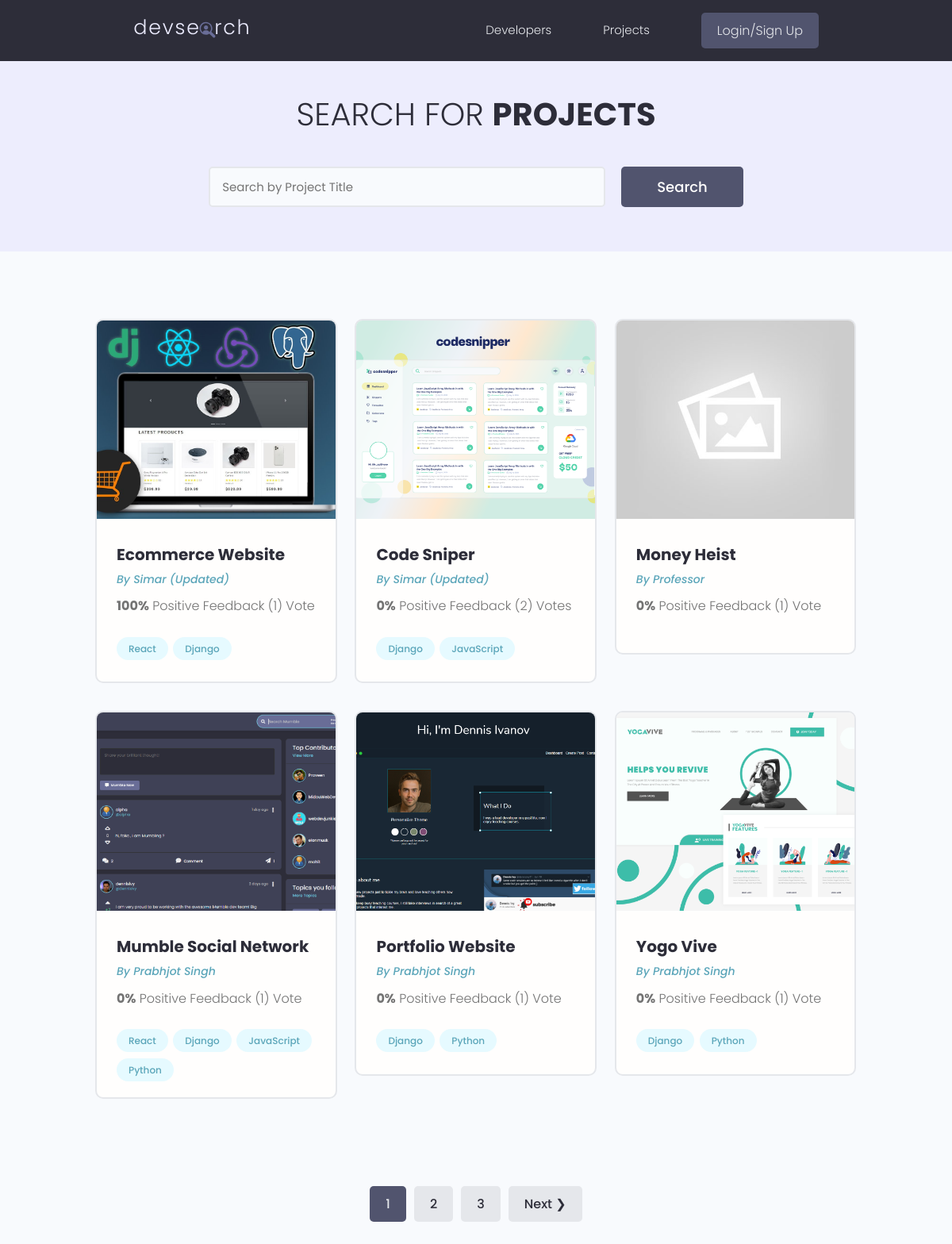
/projects/, run on the app's committed database.
### projects/models.py (models this page shows, shortened)
class Project(models.Model):
    owner=models.ForeignKey(Profile, null=True, blank=True, on_delete=models.CASCADE)
    title = models.CharField(max_length=200)
    description = models.TextField(null=True, blank=True)
    featured_image=models.ImageField(null=True, blank=True, default="default.jpg" )
    demo_link = models.CharField(max_length=2000, null=True, blank=True)
    source_link = models.CharField(max_length=2000, null=True, blank=True)
    tags = models.ManyToManyField('Tag', blank=True)
    vote_total = models.IntegerField(default=0, null=True, blank=True)
    vote_ratio = models.IntegerField(default=0, null=True, blank=True)
    created = models.DateTimeField(auto_now_add=True)
    id = models.UUIDField(default=uuid.uuid4, unique=True,
                          primary_key=True, editable=False)
    class Meta:
        ordering=['-vote_ratio', '-vote_total', 'title']
    @property
    def imageURL(self):
        try:
            url=self.featured_image.url
        except:
            url=''
        return url

class Tag(models.Model):
    name = models.CharField(max_length=200)
    created = models.DateTimeField(auto_now_add=True)
    id = models.UUIDField(default=uuid.uuid4, unique=True,
                          primary_key=True, editable=False)
    def __str__(self):
        return self.name

### users/models.py (models this page shows, shortened)
class Profile(models.Model):
    user=models.OneToOneField(User, on_delete=models.CASCADE, null=True, blank=True)
    name=models.CharField(max_length=200, blank=True, null=True)
    email=models.EmailField(max_length=500, blank=True, null=True)
    username=models.CharField(max_length=200, blank=True, null=True)
    location=models.CharField(max_length=200, blank=True, null=True)
    short_intro=models.CharField(max_length=200, blank=True, null=True)
    bio=models.TextField(blank=True, null=True)
    profile_image=models.ImageField(
        null=True, blank=True, upload_to='profiles/', default="profiles/user-default.png")
    social_github=models.CharField(max_length=200, blank=True, null=True)
    social_twitter=models.CharField(max_length=200, blank=True, null=True)
    social_linkedin=models.CharField(max_length=200, blank=True, null=True)
    social_youtube=models.CharField(max_length=200, blank=True, null=True)
    social_website=models.CharField(max_length=200, blank=True, null=True)
    created = models.DateTimeField(auto_now_add=True)
    id = models.UUIDField(default=uuid.uuid4, unique=True,
                          primary_key=True, editable=False)
    class Meta:
        ordering=['created']

### projects/views.py (the view)
# urls.py: path('projects/', views.getProjects),
def projects(request):
    projects, search_query=searchProjects(request)
    custom_range, projects= paginateProjects(request, projects, 6)
    context={'projects': projects, 'search_query':search_query, 'custom_range':custom_range}
    return render(request, 'projects/projects.html', context)

### projects/utils.py (called while the page is built)
def paginateProjects(request, projects, results):
    page=request.GET.get('page')
    paginator=Paginator(projects, results)
    try:
        projects=paginator.page(page)
    except PageNotAnInteger:
        page=1
        projects=paginator.page(page)
    except EmptyPage:
        page=paginator.num_pages
        projects=paginator.page(page)
    leftIndex=(int(page)-4)
    if leftIndex<1:
        leftIndex=1
    rightIndex=(int(page)+5)
    if rightIndex>paginator.num_pages:
        rightIndex=paginator.num_pages + 1
    custom_range=range(leftIndex, rightIndex)
    return custom_range, projects

def searchProjects(request):
    search_query=''
    if request.GET.get('search_query'):
        search_query=request.GET.get('search_query')
    tags=Tag.objects.filter(name__icontains=search_query)
    projects=Project.objects.distinct().filter(
        Q(title__icontains=search_query) |
        Q(description__icontains=search_query) |
        Q(owner__name__icontains=search_query) |
        Q(tags__in=tags)
    )
    return projects, search_query

### projects/templates/projects/projects.html (shortened to what this page needs)
{% extends 'main.html' %}
{% block content %}
<main class="projects">
  <section class="hero-section text-center">
    <div class="container container--narrow">
      <div class="hero-section__box">
        <h2>Search for <span>Projects</span></h2>
      </div>
      <div class="hero-section__search">
        <form id="searchForm" class="form" action="{% url 'projects' %}" method="get">
          <div class="form__field">
            <input class="input input--text" id="formInput#search" type="text" name="search_query"
              placeholder="Search by Project Title" value="{{search_query}}" />
          </div>
          <input class="btn btn--sub btn--lg" type="submit" value="Search" />
        </form>
      </div>
    </div>
  </section>
  <section class="projectsList">
    <div class="container">
      <div class="grid grid--three">
        {% for project in projects %}
        <div class="column">
          <div class="card project">
            <a href="{% url 'project' project.id %}" class="project">
              <img class="project__thumbnail" src="{{project.imageURL}}" alt="project thumbnail" />
              <div class="card__body">
                <h3 class="project__title">
                  {{project.title}}
                </h3>
                <p>
                  <a class="project__author" href="{% url 'user-profile' project.owner.id %}">By
                    {{project.owner.name}}</a>
                </p>
                <p class="project--rating">
                  <span style="font-weight: bold">{{project.vote_ratio}}%</span> Positive Feedback
                  ({{project.vote_total}}) Vote{{project.vote_total|pluralize:"s"}}
                </p>
                <div class="project__tags">
                  {% for tag in project.tags.all %}
                  <span class="tag tag--pill tag--main">
                    <small>{{tag}}</small>
                  </span>
                  {% endfor %}
                </div>
              </div>
            </a>
          </div>
        </div>
        {% endfor %}
      </div>
    </div>
  </section>
  {% include 'pagination.html' with queryset=projects custom_range=custom_range %}
</main>
{% endblock content %}

### templates/main.html (shortened to what this page needs)
<!DOCTYPE html>
{% load static %}
<html lang="en">
<head>
    <link rel="stylesheet" href="https://cdn.iconmonstr.com/1.3.0/css/iconmonstr-iconic-font.min.css" />
    <link rel="stylesheet" href="{% static 'uikit/styles/uikit.css' %}" />
    <link rel="stylesheet" href="{% static 'styles/app.css' %}" />
</head>
<body>
    {% include 'navbar.html' %}
    {% block content %}
    {% endblock content %}
</body>
</html>

### templates/navbar.html (shortened to what this page needs)
{% load static %}
  <header class="header">
    <div class="container container--narrow">
      <a href="{% url 'profiles' %}" class="header__logo">
        <img src="{% static 'images/logo.svg' %}" alt="DevSearch Logo" />
      </a>
      <nav class="header__nav">
        <ul class="header__menu">
          <li class="header__menuItem"><a href="{% url 'profiles' %}">Developers</a></li>
          <li class="header__menuItem"><a href="{% url 'projects' %}">Projects</a></li>
          {% if request.user.is_authenticated %}
          <li class="header__menuItem"><a href="{% url 'inbox' %}">Inbox</a></li>
          <li class="header__menuItem"><a href="{% url 'account' %}" class="btn btn--sub">Account</a></li>
          <li class="header__menuItem"><a href="{% url 'logout' %}" class="btn btn--sub">Logout</a></li>
          {% else %}
          <li class="header__menuItem"><a href="{% url 'login' %}" class="btn btn--sub">Login/Sign Up</a></li>
          {% endif %}
        </ul>
      </nav>
    </div>
  </header>

### templates/pagination.html (shortened to what this page needs)
{% if queryset.has_other_pages %}
<div class="pagination">
    <ul class="container">
        {% for page in custom_range %}
        {% if page == queryset.number %}
        <li><a href="?page={{page}}" class="btn page-link btn--sub" data-page="{{page}}">{{page}}</a></li>
        {% else %}
        <li><a href="?page={{page}}" class="btn page-link"   data-page="{{page}}">{{page}}</a></li>
        {% endif %}
        {% endfor %}
        {% if queryset.has_next %}
        <li><a href="?page={{queryset.next_page_number}}" class="btn page-link" data-page="{{queryset.next_page_number}}">Next &#10095;</a></li>
        {% endif %}
    </ul>
</div>
{% endif %}

### static/styles/app.css (style rules this page uses)
:root { --color-sub: #2d2d39; }
.btn--sub { background-color: var(--color-sub-light); }
.card { border: 2px solid var(--color-light); }
img { width: 100%; }
.header { position: sticky; z-index: 111; background-color: var(--color-sub); padding: 1.5rem 0; }
.header > .container { display: flex; justify-content: space-between; align-items: center; }
.header__logo > img { height: 3.8rem; }
.header__nav > ul { display: inline-flex; align-items: center; list-style: none; gap: 6.5rem; }
.header__menuItem > a { color: var(--color-light); font-weight: 300; }
.hero-section { height: 40vh; display: flex; align-items: center; background-color: var(--color-sub); }
.hero-section__box { margin-bottom: 4rem; }
.hero-section__box > h2, .hero-section__box > h2 > span { font-size: 4rem; color: var(--color-light); line-height: 1.3; text-transform: uppercase; }
.hero-section__box > h2 { font-weight: 300; }
.hero-section__box > h2 > span { font-weight: 700; }
.hero-section__search > .form { display: flex; align-items: center; justify-content: center; gap: 2rem; }
.hero-section__search > .form input.input--text { width: 50rem; }
.pagination { margin-top: 8rem; margin-bottom: 10rem; }
.pagination > ul { flex-wrap: wrap; list-style: none; display: flex; align-items: center; justify-content: center; gap: 1rem; }
.pagination .btn { color: var(--color-sub); }
.pagination .btn.btn--sub { color: var(--color-light); }
.project__author { font-size: 1.4rem; font-style: italic; }
.project--rating { margin-bottom: 1.6em; margin-top: .5em; }
.projects > .hero-section { background: var(--color-sub-lighter); height: 30vh; }
.projects .hero-section__box { margin-bottom: 2.5rem; }
.projects .hero-section__box > h2 { color: var(--color-sub); }
.projects .hero-section__box > h2 > span { font-weight: 700; color: var(--color-sub); }
.projectsList { margin-top: 8rem; }
.project__thumbnail { height: 25rem; object-fit: cover; object-position: top center; }
.project__title { font-size: 2rem; font-weight: 700; color: var(--color-sub); }

### static/uikit/styles/modules/_variables.css (style rules this page uses)
:root { --color-main: #5aa5b9; --color-main-light: #e6faff; --color-sub: #3f4156; --color-sub-light: #51546e; --color-sub-lighter: #ededfd; --color-text: #737373; --color-gray: #8b8b8b; --color-light: #e5e7eb; --color-light-gray: #767676; --color-bg: #f8fafd; --color-white: #fffefd; --color-white-light: #f3f3f3; --color-success: #359e64; --color-success-bg: #def8e8; --color-error: #fc4b0b; --color-error-bg: #fff2ee; --font-base: 'Poppins', arial, helvetica, 'Segoe UI', roboto, ubuntu, sans-serif; --font-monospace: 'Fira Code', 'Courier New', courier, monospace; --font-regular: 300; --font-medium: 500; --font-bold: 700; --generic-shadow: 1px 1px 5px #00000010; --generic-transition: all 0.3s ease-in-out; }

### static/uikit/styles/modules/_base.css (style rules this page uses)
* { margin: 0; padding: 0; box-sizing: border-box; text-rendering: optimizeLegibility; color: inherit; font-size: inherit; }
html { font-size: 50%; }
@media only screen and (min-width: 480px) { html { font-size: 56.25%; } }
@media only screen and (min-width: 1200px) { html { font-size: 62.5%; } }
body { line-height: 1.6; font-weight: 400; font-size: 1.5rem; color: var(--color-text); background-color: var(--color-bg); min-height: 100vh; }

### static/uikit/styles/modules/_typography.css (style rules this page uses)
* { font-family: var(--font-base); }
h2 { font-size: 3.6rem; font-weight: var(--font-bold); }
h3 { font-size: 3.2rem; font-weight: var(--font-medium); }
p, span, strong { font-size: 1.6rem; color: var(--color-text); font-weight: var(--font-regular); }
a { padding-bottom: 2px; text-decoration: none; display: inline-block; color: var(--color-main); font-weight: var(--font-medium); }

### static/uikit/styles/modules/_utilities.css (style rules this page uses)
.container { width: 92%; max-width: 165rem; margin: 0 auto; box-sizing: border-box; }
.container--narrow { width: 92%; max-width: 120rem; }
@media screen and (min-width: 1000px) { .container { width: 90%; } }
@media screen and (min-width: 1000px) { .container--narrow { width: 85%; } }
@media screen and (min-width: 1200px) { .container { width: 80%; } }
@media screen and (min-width: 1200px) { .container--narrow { width: 72%; } }
.text-center { text-align: center; }

### static/uikit/styles/modules/_card.css (style rules this page uses)
.card { border-radius: 1rem; background-color: var(--color-white); border: 1.5px solid var(--color-light); width: auto; height: auto; margin-top: 0.5rem; margin-bottom: 0.5rem; overflow: hidden; }
.card__body, .card__header { padding: 2rem 2.5rem; }

### data on the page
Project: imageURL (picture), title "Ecommerce Website", owner.name "Simar (Updated)", vote_ratio "100", vote_total "1"
Tag: name "React"
Tag: name "Django"
Project: imageURL (picture), title "Code Sniper", owner.name "Simar (Updated)", vote_ratio "0", vote_total "2"
Tag: name "JavaScript"
Project: imageURL (placeholder picture), title "Money Heist", owner.name "Professor", vote_ratio "0", vote_total "1"
Project: imageURL (picture), title "Mumble Social Network", owner.name "Prabhjot Singh", vote_ratio "0", vote_total "1"
Tag: name "Python"
Project: imageURL (picture), title "Portfolio Website", owner.name "Prabhjot Singh", vote_ratio "0", vote_total "1"
Project: imageURL (picture), title "Yogo Vive", owner.name "Prabhjot Singh", vote_ratio "0", vote_total "1"

### other printed values
{{ page }} "1"
{{ page }} "2" "3"
